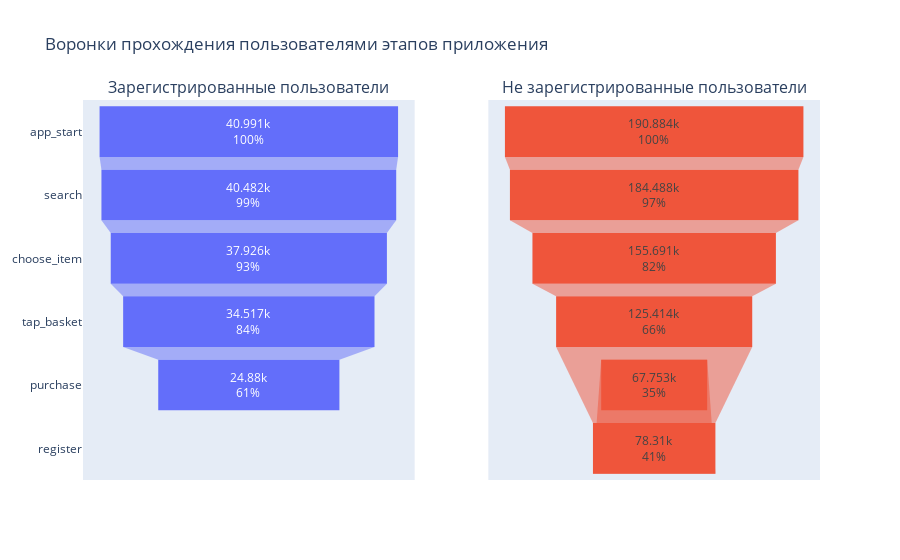

Notebook cell for this chart:
### Code cell
# создаем сводную таблицу с данными о количестве пользователей, 
# которые уже зарегистрировались, на разных этапах приложения
pivot_1 = pd.pivot_table(
    data=data[data['registered'] == 1],
    values=['device_id'],
    columns=['registered'],
    index=['event'],
    aggfunc='nunique'
)
pivot_1.columns = list(
    map(lambda x: x[-1], pivot_1)
)
pivot_1.rename(
    columns={1: 'registered'}, 
    inplace=True
)
pivot_1.sort_values(
    'registered', 
    ascending=False, 
    inplace=True
)
pivot_1 = pivot_1.reset_index()

# создаем сводную таблицу с данными о количестве пользователей, 
# которые не зарегистрировались или зарегистрировались перед покупкой, 
# на разных этапах приложения
pivot_2 = pd.pivot_table(
    data=data[data['registered'] == 0],
    values=['device_id'],
    columns=['registered'],
    index=['event'],
    aggfunc='nunique'
)
pivot_2.columns = list(
    map(lambda x: x[-1], pivot_2)
)
pivot_2.rename(
    columns={0: 'not_registered'}, 
    inplace=True
)
pivot_2.sort_values(
    'not_registered', 
    ascending=False, 
    inplace=True
)
pivot_2 = pivot_2.reset_index()

pivot_2.drop(
    index=[3], 
    inplace=True
)

# создаем поле для визуализацией воронок разных групп пользователей
fig = make_subplots(rows=1, 
                    cols=2, 
                    shared_yaxes=True, 
                    subplot_titles=('Зарегистрированные пользователи', 
                                    'Не зарегистрированные пользователи')
)

# создаем воронку зарегистрированных пользователей
fig.add_trace(go.Funnel(
    name = 'registered users',
    y = pivot_1['event'],
    x = pivot_1['registered'].values,
    textinfo = 'value+percent initial'
    ), row=1, col=1
)

# создаем воронку не зарегистрированных/зарегистрированных перед покупкой пользователей
fig.add_trace(go.Funnel(
    name = 'non registered users',
    orientation = 'h',
    y = pivot_2['event'],
    x = pivot_2['not_registered'].values,
    textposition = 'inside',
    textinfo = 'value+percent initial'
    ),row=1, col=2
)

fig.update_layout(
    showlegend=False, 
    title_text='Воронки прохождения пользователями этапов приложения'
)
fig.show()

### Figure 1 — Plotly figure (JSON) as saved in the notebook; plotly's stock layout.template omitted (floating-point values rounded to 4 significant figures)
{"data": [{"name": "registered users", "textinfo": "value+percent initial", "type": "funnel", "x": [40991, 40482, 37926, 34517, 24880], "xaxis": "x", "y": ["app_start", "search", "choose_item", "tap_basket", "purchase"], "yaxis": "y"}, {"name": "non registered users", "orientation": "h", "textinfo": "value+percent initial", "textposition": "inside", "type": "funnel", "x": [190884, 184488, 155691, 125414, 78310, 67753], "xaxis": "x2", "y": ["app_start", "search", "choose_item", "tap_basket", "register", "purchase"], "yaxis": "y2"}], "layout": {"annotations": [{"font": {"size": 16}, "showarrow": false, "text": "Зарегистрированные пользователи", "x": 0.225, "xanchor": "center", "xref": "paper", "y": 1, "yanchor": "bottom", "yref": "paper"}, {"font": {"size": 16}, "showarrow": false, "text": "Не зарегистрированные пользователи", "x": 0.775, "xanchor": "center", "xref": "paper", "y": 1, "yanchor": "bottom", "yref": "paper"}], "showlegend": false, "title": {"text": "Воронки прохождения пользователями этапов приложения"}, "xaxis": {"anchor": "y", "domain": [0, 0.45]}, "xaxis2": {"anchor": "y2", "domain": [0.55, 1]}, "yaxis": {"anchor": "x", "domain": [0, 1]}, "yaxis2": {"anchor": "x2", "domain": [0, 1], "matches": "y", "showticklabels": false}}}
